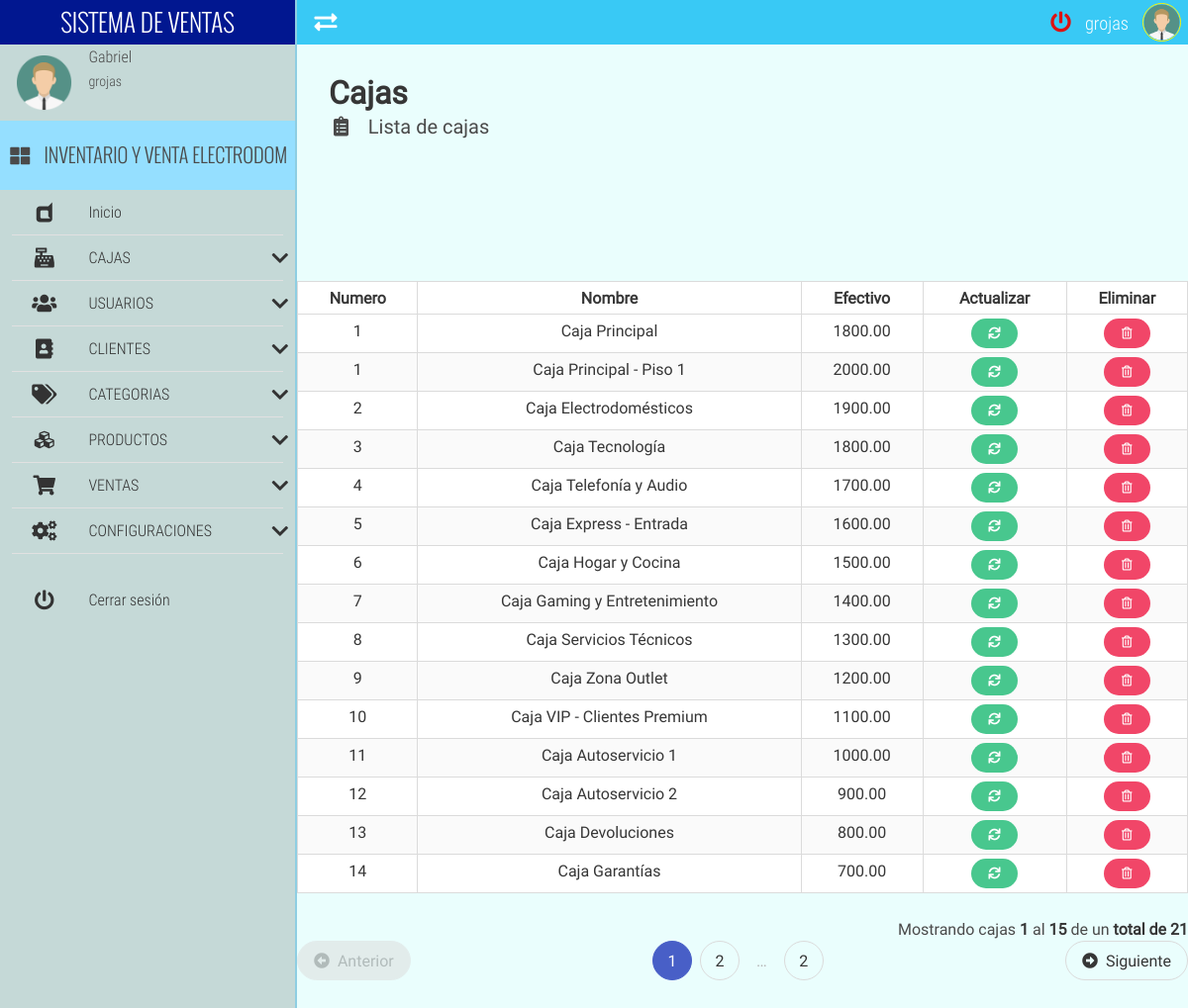
Page /cashierList/ (signed in) on the committed database.
### tables this page shows
CREATE TABLE IF NOT EXISTS `caja` (
  `caja_id` int NOT NULL AUTO_INCREMENT,
  `caja_numero` int NOT NULL,
  `caja_nombre` varchar(100) NOT NULL,
  `caja_efectivo` decimal(30,2) NOT NULL,
  PRIMARY KEY (`caja_id`)
);

### app/controllers/cashierController.php (the view, shortened to what this page needs)
<?php
	class cashierController extends mainModel{
		public function listarCajaControlador($pagina,$registros,$url,$busqueda){
			$pagina=$this->limpiarCadena($pagina);
			$registros=$this->limpiarCadena($registros);
			$url=$this->limpiarCadena($url);
			$url=APP_URL.$url."/";
			$busqueda=$this->limpiarCadena($busqueda);
			$tabla="";
			$pagina = (isset($pagina) && $pagina>0) ? (int) $pagina : 1;
			$inicio = ($pagina>0) ? (($pagina * $registros)-$registros) : 0;
			if(isset($busqueda) && $busqueda!=""){
				$consulta_datos="SELECT * FROM caja WHERE caja_numero LIKE '%$busqueda%' OR caja_nombre LIKE '%$busqueda%' ORDER BY caja_numero ASC LIMIT $inicio,$registros";
				$consulta_total="SELECT COUNT(caja_id) FROM caja WHERE caja_numero LIKE '%$busqueda%' OR caja_nombre LIKE '%$busqueda%'";
			}else{
				$consulta_datos="SELECT * FROM caja ORDER BY caja_numero ASC LIMIT $inicio,$registros";
				$consulta_total="SELECT COUNT(caja_id) FROM caja";
			}
			$datos = $this->ejecutarConsulta($consulta_datos);
			$datos = $datos->fetchAll();
			$total = $this->ejecutarConsulta($consulta_total);
			$total = (int) $total->fetchColumn();
			$numeroPaginas =ceil($total/$registros);
			$tabla.='
		        <div class="table-container">
		        <table class="table is-bordered is-striped is-narrow is-hoverable is-fullwidth">
		            <thead>
		                <tr>
		                    <th class="has-text-centered">Numero</th>
		                    <th class="has-text-centered">Nombre</th>
		                    <th class="has-text-centered">Efectivo</th>
		                    <th class="has-text-centered">Actualizar</th>
		                    <th class="has-text-centered">Eliminar</th>
		                </tr>
		            </thead>
		            <tbody>
		    ';
		    if($total>=1 && $pagina<=$numeroPaginas){
				$contador=$inicio+1;
				$pag_inicio=$inicio+1;
				foreach($datos as $rows){
					$tabla.='
						<tr class="has-text-centered" >
							<td>'.$rows['caja_numero'].'</td>
							<td>'.$rows['caja_nombre'].'</td>
							<td>'.$rows['caja_efectivo'].'</td>
			                <td>
			                    <a href="'.APP_URL.'cashierUpdate/'.$rows['caja_id'].'/" class="button is-success is-rounded is-small">
			                    	<i class="fas fa-sync fa-fw"></i>
			                    </a>
			                </td>
			                <td>
			                	<form class="FormularioAjax" action="'.APP_URL.'app/ajax/cajaAjax.php" method="POST" autocomplete="off" >
			                		<input type="hidden" name="modulo_caja" value="eliminar">
			                		<input type="hidden" name="caja_id" value="'.$rows['caja_id'].'">
			                    	<button type="submit" class="button is-danger is-rounded is-small">
			                    		<i class="far fa-trash-alt fa-fw"></i>
			                    	</button>
			                    </form>
			                </td>
						</tr>
					';
					$contador++;
				}
				$pag_final=$contador-1;
			}
			$tabla.='</tbody></table></div>';
			if($total>0 && $pagina<=$numeroPaginas){
				$tabla.='<p class="has-text-right">Mostrando cajas <strong>'.$pag_inicio.'</strong> al <strong>'.$pag_final.'</strong> de un <strong>total de '.$total.'</strong></p>';
				$tabla.=$this->paginadorTablas($pagina,$numeroPaginas,$url,7);
			}
			return $tabla;
		}
	}

### app/views/css/all.css (style rules this page uses)
.fa-fw { text-align: center; width: 1.25em; }
.fa-sync:before { content: "\f021"; }
.fa-trash-alt:before { content: "\f2ed"; }
.far { font-family: 'Font Awesome 5 Free'; font-weight: 400; }

### app/views/css/estilos.css (style rules this page uses)
body,html { height: 100%; width: 100%; margin: 0; padding: 0; font-size: 16px; font-family: "RobotoRegular"; position: relative; background-color: #fff; }

### rows in the picture
caja: caja_numero "1", caja_nombre "Caja Principal", caja_efectivo "1800.00"
caja: caja_numero "1", caja_nombre "Caja Principal - Piso 1", caja_efectivo "2000.00"
caja: caja_numero "2", caja_nombre "Caja Electrodomésticos", caja_efectivo "1900.00"
caja: caja_numero "3", caja_nombre "Caja Tecnología", caja_efectivo "1800.00"
caja: caja_numero "4", caja_nombre "Caja Telefonía y Audio", caja_efectivo "1700.00"
caja: caja_numero "5", caja_nombre "Caja Express - Entrada", caja_efectivo "1600.00"
caja: caja_numero "6", caja_nombre "Caja Hogar y Cocina", caja_efectivo "1500.00"
caja: caja_numero "7", caja_nombre "Caja Gaming y Entretenimiento", caja_efectivo "1400.00"
caja: caja_numero "8", caja_nombre "Caja Servicios Técnicos", caja_efectivo "1300.00"
caja: caja_numero "9", caja_nombre "Caja Zona Outlet", caja_efectivo "1200.00"
caja: caja_numero "10", caja_nombre "Caja VIP - Clientes Premium", caja_efectivo "1100.00"
caja: caja_numero "11", caja_nombre "Caja Autoservicio 1", caja_efectivo "1000.00"
caja: caja_numero "12", caja_nombre "Caja Autoservicio 2", caja_efectivo "900.00"
caja: caja_numero "13", caja_nombre "Caja Devoluciones", caja_efectivo "800.00"
caja: caja_numero "14", caja_nombre "Caja Garantías", caja_efectivo "700.00"

### other values in the picture
$_SESSION['nombre'] "Gabriel"
$_SESSION['usuario'] "grojas"
APP_NAME "INVENTARIO Y VENTA ELECTRODOM"
$pag_inicio "1"
$pag_final "15"
$total "21"
$numeroPaginas "2"
